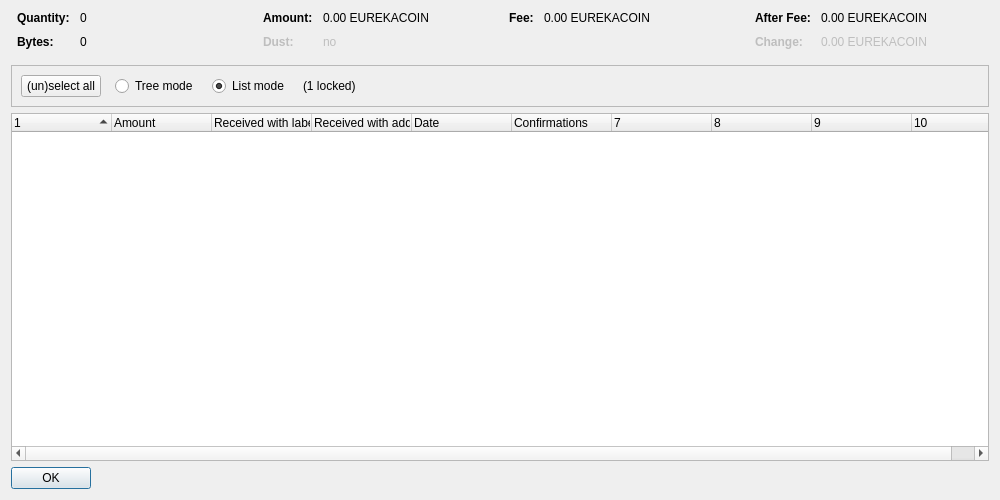
<?xml version="1.0" encoding="UTF-8"?>
<ui version="4.0">
 <class>CoinControlDialog</class>
 <widget class="QDialog" name="CoinControlDialog">
  <property name="geometry">
   <rect>
    <x>0</x>
    <y>0</y>
    <width>1000</width>
    <height>500</height>
   </rect>
  </property>
  <property name="windowTitle">
   <string>Coin Selection</string>
  </property>
  <layout class="QVBoxLayout" name="verticalLayout">
   <item>
    <layout class="QHBoxLayout" name="horizontalLayoutTop" stretch="0,0,0,0">
     <property name="topMargin">
      <number>0</number>
     </property>
     <property name="bottomMargin">
      <number>10</number>
     </property>
     <item>
      <layout class="QFormLayout" name="formLayoutCoinControl1">
       <property name="horizontalSpacing">
        <number>10</number>
       </property>
       <property name="verticalSpacing">
        <number>10</number>
       </property>
       <property name="leftMargin">
        <number>6</number>
       </property>
       <property name="rightMargin">
        <number>6</number>
       </property>
       <item row="0" column="0">
        <widget class="QLabel" name="labelCoinControlQuantityText">
         <property name="font">
          <font>
           <weight>75</weight>
           <bold>true</bold>
          </font>
         </property>
         <property name="text">
          <string>Quantity:</string>
         </property>
        </widget>
       </item>
       <item row="0" column="1">
        <widget class="QLabel" name="labelCoinControlQuantity">
         <property name="cursor">
          <cursorShape>IBeamCursor</cursorShape>
         </property>
         <property name="contextMenuPolicy">
          <enum>Qt::ActionsContextMenu</enum>
         </property>
         <property name="text">
          <string notr="true">0</string>
         </property>
         <property name="textInteractionFlags">
          <set>Qt::LinksAccessibleByMouse|Qt::TextSelectableByKeyboard|Qt::TextSelectableByMouse</set>
         </property>
        </widget>
       </item>
       <item row="1" column="0">
        <widget class="QLabel" name="labelCoinControlBytesText">
         <property name="font">
          <font>
           <weight>75</weight>
           <bold>true</bold>
          </font>
         </property>
         <property name="text">
          <string>Bytes:</string>
         </property>
        </widget>
       </item>
       <item row="1" column="1">
        <widget class="QLabel" name="labelCoinControlBytes">
         <property name="cursor">
          <cursorShape>IBeamCursor</cursorShape>
         </property>
         <property name="contextMenuPolicy">
          <enum>Qt::ActionsContextMenu</enum>
         </property>
         <property name="text">
          <string notr="true">0</string>
         </property>
         <property name="textInteractionFlags">
          <set>Qt::LinksAccessibleByMouse|Qt::TextSelectableByKeyboard|Qt::TextSelectableByMouse</set>
         </property>
        </widget>
       </item>
      </layout>
     </item>
     <item>
      <layout class="QFormLayout" name="formLayoutCoinControl2">
       <property name="horizontalSpacing">
        <number>10</number>
       </property>
       <property name="verticalSpacing">
        <number>10</number>
       </property>
       <property name="leftMargin">
        <number>6</number>
       </property>
       <property name="rightMargin">
        <number>6</number>
       </property>
       <item row="0" column="0">
        <widget class="QLabel" name="labelCoinControlAmountText">
         <property name="font">
          <font>
           <weight>75</weight>
           <bold>true</bold>
          </font>
         </property>
         <property name="text">
          <string>Amount:</string>
         </property>
        </widget>
       </item>
       <item row="0" column="1">
        <widget class="QLabel" name="labelCoinControlAmount">
         <property name="cursor">
          <cursorShape>IBeamCursor</cursorShape>
         </property>
         <property name="contextMenuPolicy">
          <enum>Qt::ActionsContextMenu</enum>
         </property>
         <property name="text">
          <string notr="true">0.00 EUREKACOIN</string>
         </property>
         <property name="textInteractionFlags">
          <set>Qt::LinksAccessibleByMouse|Qt::TextSelectableByKeyboard|Qt::TextSelectableByMouse</set>
         </property>
        </widget>
       </item>
       <item row="1" column="0">
        <widget class="QLabel" name="labelCoinControlLowOutputText">
         <property name="enabled">
          <bool>false</bool>
         </property>
         <property name="font">
          <font>
           <weight>75</weight>
           <bold>true</bold>
          </font>
         </property>
         <property name="text">
          <string>Dust:</string>
         </property>
        </widget>
       </item>
       <item row="1" column="1">
        <widget class="QLabel" name="labelCoinControlLowOutput">
         <property name="enabled">
          <bool>false</bool>
         </property>
         <property name="cursor">
          <cursorShape>IBeamCursor</cursorShape>
         </property>
         <property name="contextMenuPolicy">
          <enum>Qt::ActionsContextMenu</enum>
         </property>
         <property name="text">
          <string notr="true">no</string>
         </property>
         <property name="textInteractionFlags">
          <set>Qt::LinksAccessibleByMouse|Qt::TextSelectableByKeyboard|Qt::TextSelectableByMouse</set>
         </property>
        </widget>
       </item>
      </layout>
     </item>
     <item>
      <layout class="QFormLayout" name="formLayoutCoinControl3">
       <property name="horizontalSpacing">
        <number>10</number>
       </property>
       <property name="verticalSpacing">
        <number>10</number>
       </property>
       <property name="leftMargin">
        <number>6</number>
       </property>
       <property name="rightMargin">
        <number>6</number>
       </property>
       <item row="0" column="0">
        <widget class="QLabel" name="labelCoinControlFeeText">
         <property name="font">
          <font>
           <weight>75</weight>
           <bold>true</bold>
          </font>
         </property>
         <property name="text">
          <string>Fee:</string>
         </property>
        </widget>
       </item>
       <item row="0" column="1">
        <widget class="QLabel" name="labelCoinControlFee">
         <property name="cursor">
          <cursorShape>IBeamCursor</cursorShape>
         </property>
         <property name="contextMenuPolicy">
          <enum>Qt::ActionsContextMenu</enum>
         </property>
         <property name="text">
          <string notr="true">0.00 EUREKACOIN</string>
         </property>
         <property name="textInteractionFlags">
          <set>Qt::LinksAccessibleByMouse|Qt::TextSelectableByKeyboard|Qt::TextSelectableByMouse</set>
         </property>
        </widget>
       </item>
      </layout>
     </item>
     <item>
      <layout class="QFormLayout" name="formLayoutCoinControl4">
       <property name="horizontalSpacing">
        <number>10</number>
       </property>
       <property name="verticalSpacing">
        <number>10</number>
       </property>
       <property name="leftMargin">
        <number>6</number>
       </property>
       <property name="rightMargin">
        <number>6</number>
       </property>
       <item row="0" column="0">
        <widget class="QLabel" name="labelCoinControlAfterFeeText">
         <property name="font">
          <font>
           <weight>75</weight>
           <bold>true</bold>
          </font>
         </property>
         <property name="text">
          <string>After Fee:</string>
         </property>
        </widget>
       </item>
       <item row="0" column="1">
        <widget class="QLabel" name="labelCoinControlAfterFee">
         <property name="cursor">
          <cursorShape>IBeamCursor</cursorShape>
         </property>
         <property name="contextMenuPolicy">
          <enum>Qt::ActionsContextMenu</enum>
         </property>
         <property name="text">
          <string notr="true">0.00 EUREKACOIN</string>
         </property>
         <property name="textInteractionFlags">
          <set>Qt::LinksAccessibleByMouse|Qt::TextSelectableByKeyboard|Qt::TextSelectableByMouse</set>
         </property>
        </widget>
       </item>
       <item row="1" column="0">
        <widget class="QLabel" name="labelCoinControlChangeText">
         <property name="enabled">
          <bool>false</bool>
         </property>
         <property name="font">
          <font>
           <weight>75</weight>
           <bold>true</bold>
          </font>
         </property>
         <property name="text">
          <string>Change:</string>
         </property>
        </widget>
       </item>
       <item row="1" column="1">
        <widget class="QLabel" name="labelCoinControlChange">
         <property name="enabled">
          <bool>false</bool>
         </property>
         <property name="cursor">
          <cursorShape>IBeamCursor</cursorShape>
         </property>
         <property name="contextMenuPolicy">
          <enum>Qt::ActionsContextMenu</enum>
         </property>
         <property name="text">
          <string notr="true">0.00 EUREKACOIN</string>
         </property>
         <property name="textInteractionFlags">
          <set>Qt::LinksAccessibleByMouse|Qt::TextSelectableByKeyboard|Qt::TextSelectableByMouse</set>
         </property>
        </widget>
       </item>
      </layout>
     </item>
    </layout>
   </item>
   <item>
    <widget class="QFrame" name="frame">
     <property name="minimumSize">
      <size>
       <width>0</width>
       <height>40</height>
      </size>
     </property>
     <property name="frameShape">
      <enum>QFrame::StyledPanel</enum>
     </property>
     <property name="frameShadow">
      <enum>QFrame::Sunken</enum>
     </property>
     <layout class="QHBoxLayout" name="horizontalLayout">
      <item>
       <layout class="QHBoxLayout" name="horizontalLayoutPanel" stretch="0,0,0,0,0">
        <property name="spacing">
         <number>14</number>
        </property>
        <item>
         <widget class="QPushButton" name="pushButtonSelectAll">
          <property name="sizePolicy">
           <sizepolicy hsizetype="Maximum" vsizetype="Fixed">
            <horstretch>0</horstretch>
            <verstretch>0</verstretch>
           </sizepolicy>
          </property>
          <property name="text">
           <string>(un)select all</string>
          </property>
          <property name="autoDefault">
           <bool>false</bool>
          </property>
         </widget>
        </item>
        <item>
         <widget class="QRadioButton" name="radioTreeMode">
          <property name="sizePolicy">
           <sizepolicy hsizetype="Maximum" vsizetype="Fixed">
            <horstretch>0</horstretch>
            <verstretch>0</verstretch>
           </sizepolicy>
          </property>
          <property name="text">
           <string>Tree mode</string>
          </property>
         </widget>
        </item>
        <item>
         <widget class="QRadioButton" name="radioListMode">
          <property name="sizePolicy">
           <sizepolicy hsizetype="Maximum" vsizetype="Fixed">
            <horstretch>0</horstretch>
            <verstretch>0</verstretch>
           </sizepolicy>
          </property>
          <property name="text">
           <string>List mode</string>
          </property>
          <property name="checked">
           <bool>true</bool>
          </property>
         </widget>
        </item>
        <item>
         <widget class="QLabel" name="labelLocked">
          <property name="text">
           <string notr="true">(1 locked)</string>
          </property>
         </widget>
        </item>
        <item>
         <spacer name="horizontalSpacer">
          <property name="orientation">
           <enum>Qt::Horizontal</enum>
          </property>
          <property name="sizeHint" stdset="0">
           <size>
            <width>40</width>
            <height>20</height>
           </size>
          </property>
         </spacer>
        </item>
       </layout>
      </item>
     </layout>
    </widget>
   </item>
   <item>
    <widget class="CoinControlTreeWidget" name="treeWidget">
     <property name="contextMenuPolicy">
      <enum>Qt::CustomContextMenu</enum>
     </property>
     <property name="sortingEnabled">
      <bool>false</bool>
     </property>
     <property name="columnCount">
      <number>10</number>
     </property>
     <attribute name="headerShowSortIndicator" stdset="0">
      <bool>true</bool>
     </attribute>
     <attribute name="headerStretchLastSection">
      <bool>false</bool>
     </attribute>
     <column>
      <property name="text">
       <string/>
      </property>
     </column>
     <column>
      <property name="text">
       <string>Amount</string>
      </property>
     </column>
     <column>
      <property name="text">
       <string>Received with label</string>
      </property>
     </column>
     <column>
      <property name="text">
       <string>Received with address</string>
      </property>
     </column>
     <column>
      <property name="text">
       <string>Date</string>
      </property>
     </column>
     <column>
      <property name="text">
       <string>Confirmations</string>
      </property>
      <property name="toolTip">
       <string>Confirmed</string>
      </property>
     </column>
     <column>
      <property name="text">
       <string/>
      </property>
     </column>
     <column>
      <property name="text">
       <string/>
      </property>
     </column>
     <column>
      <property name="text">
       <string/>
      </property>
     </column>
     <column>
      <property name="text">
       <string/>
      </property>
     </column>
    </widget>
   </item>
   <item>
    <widget class="QDialogButtonBox" name="buttonBox">
     <property name="sizePolicy">
      <sizepolicy hsizetype="Maximum" vsizetype="Fixed">
       <horstretch>0</horstretch>
       <verstretch>0</verstretch>
      </sizepolicy>
     </property>
     <property name="orientation">
      <enum>Qt::Horizontal</enum>
     </property>
     <property name="standardButtons">
      <set>QDialogButtonBox::Ok</set>
     </property>
    </widget>
   </item>
  </layout>
 </widget>
 <customwidgets>
  <customwidget>
   <class>CoinControlTreeWidget</class>
   <extends>QTreeWidget</extends>
   <header>coincontroltreewidget.h</header>
  </customwidget>
 </customwidgets>
 <resources/>
 <connections/>
</ui>
